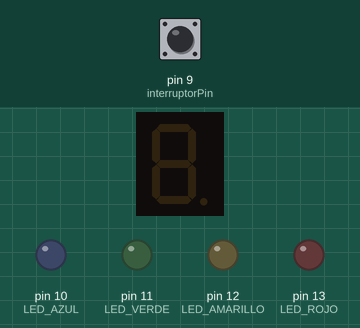
A sketch run on a simulated Arduino Uno, built with avr-gcc and run on an emulated ATmega328P. On the bench: 1-digit seven-segment display, output pins drawn as LEDs (lit = HIGH). Wiring (inferred from the names in the program): 1-digit 7-segment display, segments lit when HIGH: segments pin 8, pin 7, A1, A2, A3, pin 6, pin 5. Inputs (shaded band) come from the test bench; at power-on: pin 9 (interruptorPin) HIGH. The segment pins are drawn as the display they are named for; pins used as bus, display or sensor lines are not drawn.

Above: at 1.2 s.
1.3 s: pin 9 (interruptorPin) pulled LOW for 3.2 s
At 2.3 s:
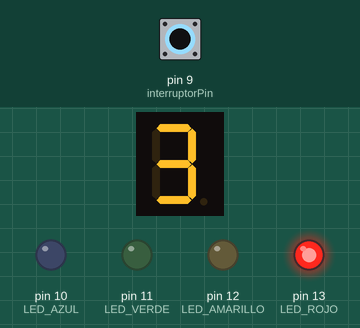
6.0 s: pin 9 (interruptorPin) pulled LOW for 0.15 s
At 7.1 s:
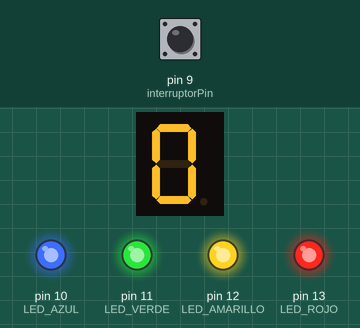
7.6 s: pin 9 (interruptorPin) pulled LOW for 1 s
At 9.5 s:
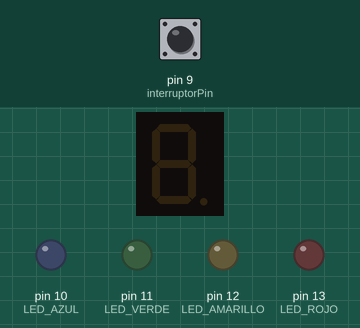
Timing chart, 0 to 11.0 s (numbered marks = the images above; inputs shaded):
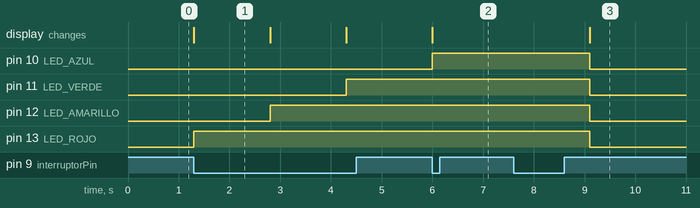

Measured:
- after the input at 1.3 s, pin 11 (LED_VERDE): LOW → HIGH after 3.0 s; pin 12 (LED_AMARILLO): LOW → HIGH after 1.5 s; pin 13 (LED_ROJO): LOW → HIGH at once; the display: changes at once (image 1)
- after the input at 6.0 s, pin 10 (LED_AZUL): LOW → HIGH at once; the display: changes at once (image 2)
- after the input at 7.6 s, pin 10 (LED_AZUL), pin 11 (LED_VERDE), pin 12 (LED_AMARILLO), pin 13 (LED_ROJO): HIGH → LOW after 1.5 s; the display: changes after 1.5 s (image 3)
- what the display in image 1 shows lasts 1.5 s, from 1.3 s to 2.8 s

The sketch:

ej_integrador.ino
```cpp
/*
Ejercicio Integrador 1
“Estacion de subte”
Consigna :
La empresa  “UTN FRA Robotics” ganó la licitación de un proyecto, y deberá Implementar
un sistema que permita al usuario saber a qué estación de subte está llegando, aparte
el sistema muestra las estaciones que faltan hasta llegar a destino, para ello debemos
utilizar 4 LEDs y el display de 7 segmentos. El sistema deberá arrancar apagado, luego
de cambiar la posición del interruptor empezará y hará lo pedido.
*/

#define LED_ROJO 13
#define LED_AMARILLO 12
#define LED_VERDE 11
#define LED_AZUL 10

#define A 8
#define B 7
#define C A1
#define D A2
#define E A3
#define F 6
#define G 5

#define interruptorPin 9

int estacionesFaltantes = 4;  // Inicialmente, quedan 4 estaciones por encenderse

void setup()
{
  pinMode(LED_ROJO, OUTPUT);
  pinMode(LED_AMARILLO, OUTPUT);
  pinMode(LED_VERDE, OUTPUT);
  pinMode(LED_AZUL, OUTPUT);
  pinMode(A, OUTPUT);
  pinMode(B, OUTPUT);
  pinMode(C, OUTPUT);
  pinMode(D, OUTPUT);
  pinMode(E, OUTPUT);
  pinMode(F, OUTPUT);
  pinMode(G, OUTPUT);
  pinMode(interruptorPin, INPUT_PULLUP);  // Configurar el pin del interruptor como entrada con pull-up
}

void loop()
{
  if (digitalRead(interruptorPin) == LOW)
  {  // Verificar si el interruptor está en la posición activada
    if (estacionesFaltantes >= 0)
    {
      estacionesFaltantes--;

      // Enciende el LED correspondiente
      switch (estacionesFaltantes)
      {
        case 3:
          digitalWrite(LED_ROJO, HIGH);
          mostrarNumero(3);
          break;
        case 2:
          digitalWrite(LED_AMARILLO, HIGH);
          mostrarNumero(2);
          break;
        case 1:
          digitalWrite(LED_VERDE, HIGH);
          mostrarNumero(1);
          break;
        case 0:
          digitalWrite(LED_AZUL, HIGH);
          mostrarNumero(0);
          break;
      }
      delay(1500);
    }

    if (estacionesFaltantes == -1)
    {
        // Apagar todos los LEDs y el display de 7 segmentos
        digitalWrite(LED_ROJO, LOW);
        digitalWrite(LED_AMARILLO, LOW);
        digitalWrite(LED_VERDE, LOW);
        digitalWrite(LED_AZUL, LOW);
        apagarDisplay();
        estacionesFaltantes = 4;  // Reinicia la cantidad de estaciones faltantes
    }
  }
}

void mostrarNumero(int digit)
{
  // Apaga todos los segmentos
  digitalWrite(A, LOW);
  digitalWrite(B, LOW);
  digitalWrite(C, LOW);
  digitalWrite(D, LOW);
  digitalWrite(E, LOW);
  digitalWrite(F, LOW);
  digitalWrite(G, LOW);

  // Enciende los segmentos correspondientes para mostrar el número
  switch (digit)
    {
    case 0:
      digitalWrite(A, HIGH);
      digitalWrite(B, HIGH);
      digitalWrite(C, HIGH);
      digitalWrite(D, HIGH);
      digitalWrite(E, HIGH);
      digitalWrite(F, HIGH);
      break;
    case 1:
      digitalWrite(B, HIGH);
      digitalWrite(C, HIGH);
      break;
    case 2:
      digitalWrite(A, HIGH);
      digitalWrite(B, HIGH);
      digitalWrite(D, HIGH);
      digitalWrite(E, HIGH);
      digitalWrite(G, HIGH);
      break;
    case 3:
      digitalWrite(A, HIGH);
      digitalWrite(B, HIGH);
      digitalWrite(C, HIGH);
      digitalWrite(D, HIGH);
      digitalWrite(G, HIGH);
      break;
    }
}

void apagarDisplay()
{
  // Apaga todos los segmentos del display
  digitalWrite(A, LOW);
  digitalWrite(B, LOW);
  digitalWrite(C, LOW);
  digitalWrite(D, LOW);
  digitalWrite(E, LOW);
  digitalWrite(F, LOW);
  digitalWrite(G, LOW);
}
```
